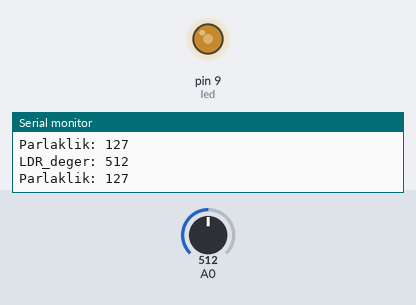
Simulated run of this sketch. Board: Arduino Uno, built with avr-gcc and run on an emulated ATmega328P. Shown: output pins drawn as LEDs (lit = HIGH), the last lines printed to the serial monitor. The test bench sets the inputs (shaded band); at power-on: A0 = 512.

Above: at 1.2 s.
1.3 s: A0 set to 416
At 1.9 s:
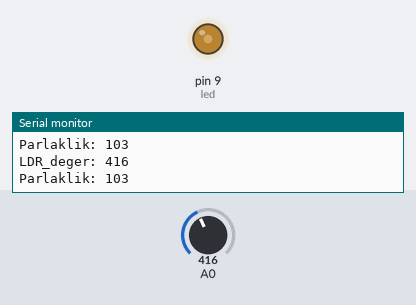
4.3 s: A0 set to 389
At 5.5 s:
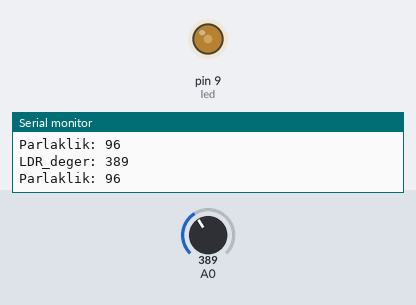
5.8 s: A0 set to 716
At 7.0 s:
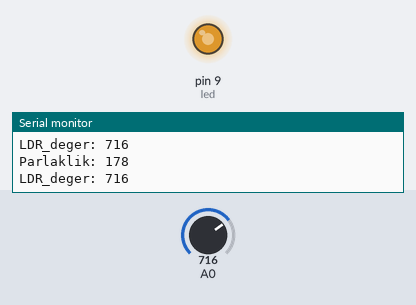
7.3 s: A0 set to 987
At 7.7 s:
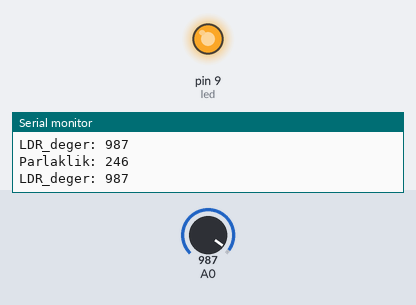
8.8 s: A0 set to 1012
At 9.6 s:
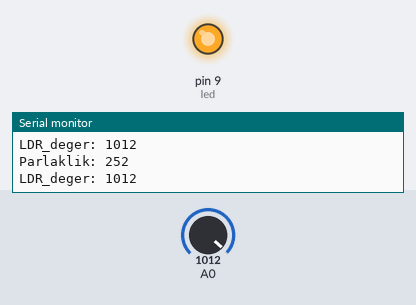
11.8 s: A0 set to 511
At 12.5 s:
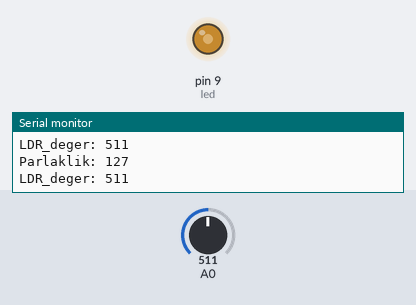
Timing chart, 0 to 14.3 s (numbered marks = the images above; inputs shaded):
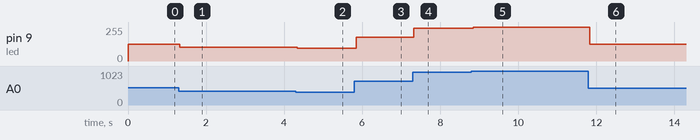

The sketch:

07_LDR.ino
```cpp
/*

  Fotodirenç (LDR) uygulamsı

  Bir LED'in parlaklığını kontrol etmek için bir fotodirenç (ışık sensörü) kullanalım.

*/

int LDR_deger = 0;
int led = 9;
int parlaklik;


void setup()
{
  pinMode(led, OUTPUT);
  pinMode(A0, INPUT);

  Serial.begin(9600); // Seri monitörü 9600 de başlatır.

}

void loop()
{
  LDR_deger = analogRead(A0);  // Analog0'daki voltajı okur

  Serial.print("LDR_deger: ");    // Seri monitöre değerin adını yazar
  Serial.print(LDR_deger);       // Seri monitöre değeri yazar
  Serial.println("");            // "println" Seri monitörde alt satıra geçer


  parlaklik = map(LDR_deger, 0, 1023, 0, 255);
  // "LDR_deger"i 0 - 1023 aralığından 0 - 255 aralığına ölçeklendirir.


  analogWrite(led, parlaklik);   // giriş seviyesine göre led parlaklığını pine yazar.

  Serial.print("Parlaklik: ");    // Seri monitöre değerin adını yazar
  Serial.print(parlaklik);       // Seri monitöre değeri yazar
  Serial.println("");             // "println" Seri monitörde alt satıra geçer
  Serial.println("");


}
```

Measured:
- after the input at 1.3 s, pin 9 (led): 127/255 → 103/255 at once
- after the input at 4.3 s, pin 9 (led): 103/255 → 96/255 at once
- after the input at 5.8 s, pin 9 (led): 96/255 → 178/255 at once
- after the input at 7.3 s, pin 9 (led): 178/255 → 246/255 at once
- after the input at 8.8 s, pin 9 (led): 246/255 → 252/255 after 0.05 s
- after the input at 11.8 s, pin 9 (led): 252/255 → 127/255 at once
